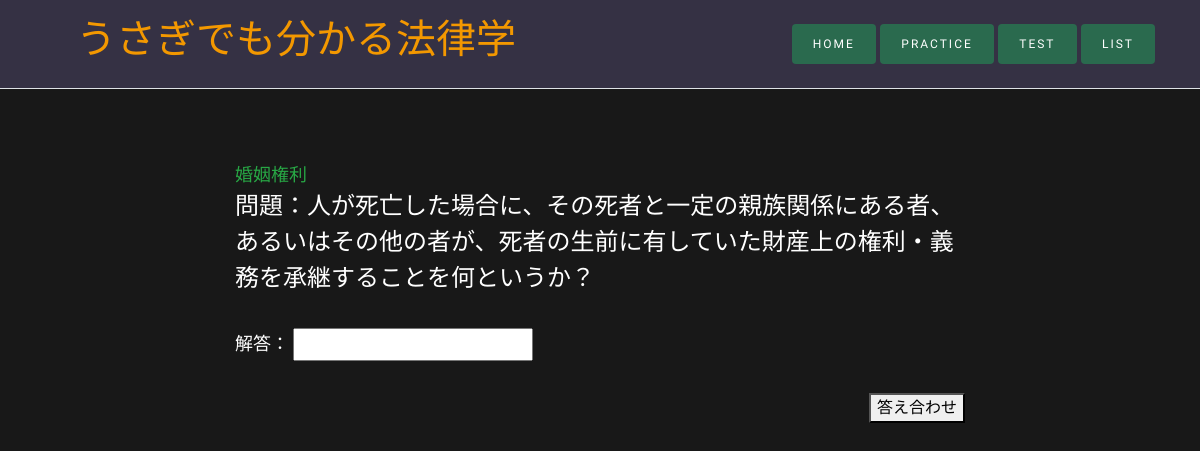
Screenshot of /law3-27 (signed in) with the database file from the repository.
### law/models.py (models this page shows, shortened)
class Question(models.Model):
    title = models.CharField("タイトル", max_length=255)
    class_times = models.ForeignKey(Class_times, on_delete=models.CASCADE, verbose_name="授業回",blank=True,null=True, default=1, related_name='question_field')
    q_format = models.ForeignKey(Q_format, on_delete=models.CASCADE, verbose_name="問題形式")
    slug = models.SlugField(blank=False, unique=True)
    qestion = models.TextField("問題文")
    answer = models.TextField("答え")
    explanation = models.TextField("解説", blank=True, null=True)
    created = models.DateTimeField("作成日時", auto_now_add=True)
    updated = models.DateTimeField("更新日時", auto_now=True)
    class Meta:
        db_table = "Question"
        verbose_name_plural = "問題集"

### law/views.py (the view, shortened to what this page needs)
# urls.py: path('<slug:slug>', views.QuestionPracticeView.as_view(), name='ques_practice'),
class QuestionPracticeView(LoginRequiredMixin, FormView, DetailView):
    template_name = "law/ques_practice.html"
    model = Question
    context_object_name = "question"
    form_class = UserQuestionForm
    def get_context_data(self, **kwargs):
        context = super(QuestionPracticeView, self).get_context_data(**kwargs)
        form = self.get_form()
        context["form"] = form
        return context

### law/forms.py
class UserQuestionForm(forms.ModelForm):
    class Meta:
        model = User_question
        fields = ['input_answer']
        widgets = {
            'input_answer' : forms.DateInput()
        }

### law/templates/law/ques_practice.html (shortened to what this page needs)
{% extends 'law/base.html' %} {% load static %} {% block main %}
<div class="container">
  <div class="my-md-5 my-sm-4">
    <div class="row">
      <div class="col-md-2 col-sm-1"></div>
      <div class="col-md-8 col-sm-11">
        <div class="my-auto">
          <form action="" method="POST">
            <p class="f-medium m-0 pt-4 text-success">{{question.title}}</p>
            <p class="f-large">問題：{{question.qestion | linebreaksbr}}</p>
            <div class="py-3">
              {% for f in form %}
              <p class="f-medium">解答： {{f}}</p>
              {% endfor %}
            </div>
            <div class="text-right">
              <button type="submit">答え合わせ</button>
            </div>
          </form>
        </div>
      </div>
    </div>
  </div>
</div>
{% endblock %}

### static/law/css/style.css (style rules this page uses)
body { background-color: #353144; color: white; }
.f-large { font-size: x-large; }
.f-medium { font-size: large; }

### static/law/css/nav.css (style rules this page uses)
* { -webkit-transition-property: all; -webkit-transition-duration: 0.2s; -moz-transition-timing-function: cubic-bezier(100, 50, 21, 6); -moz-transition-property: all; -moz-transition-timing-function: cubic-bezier(100, 50, 21, 6); }
html { height: 100%; }
body { background: #181818; color: #fff; height: 100%; overflow: hidden; }
* { -webkit-box-sizing: border-box; -moz-box-sizing: border-box; box-sizing: border-box; }

### rows the page displays
Question: title "婚姻権利", qestion "人が死亡した場合に、その死者と一定の親族関係にある者、あるいはその他の者が、死者の生前に有していた財産上の権利・義務を承継することを何というか？"
